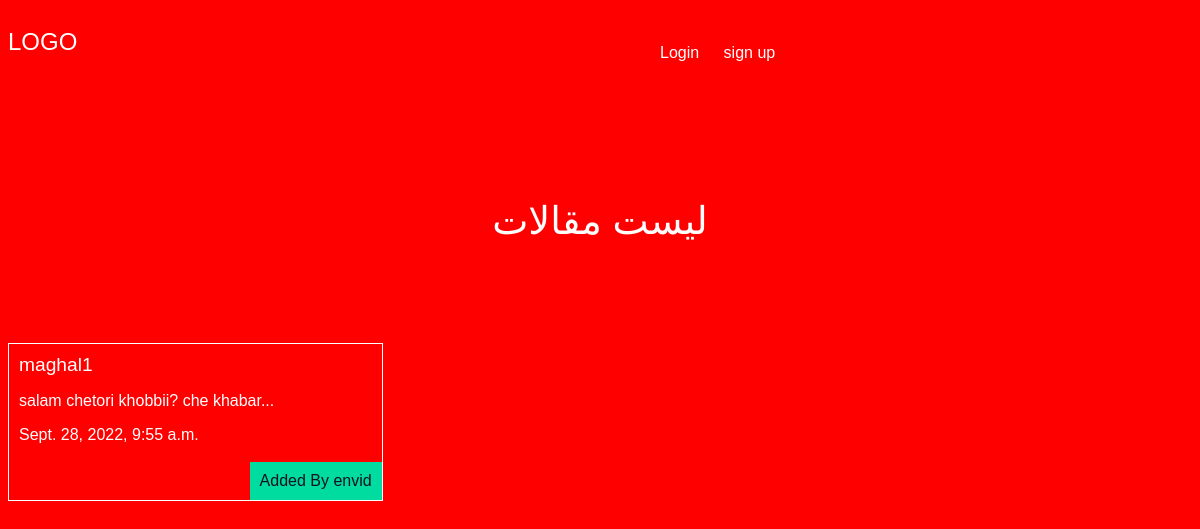
/articles/, run on an earlier commit of the app's database.
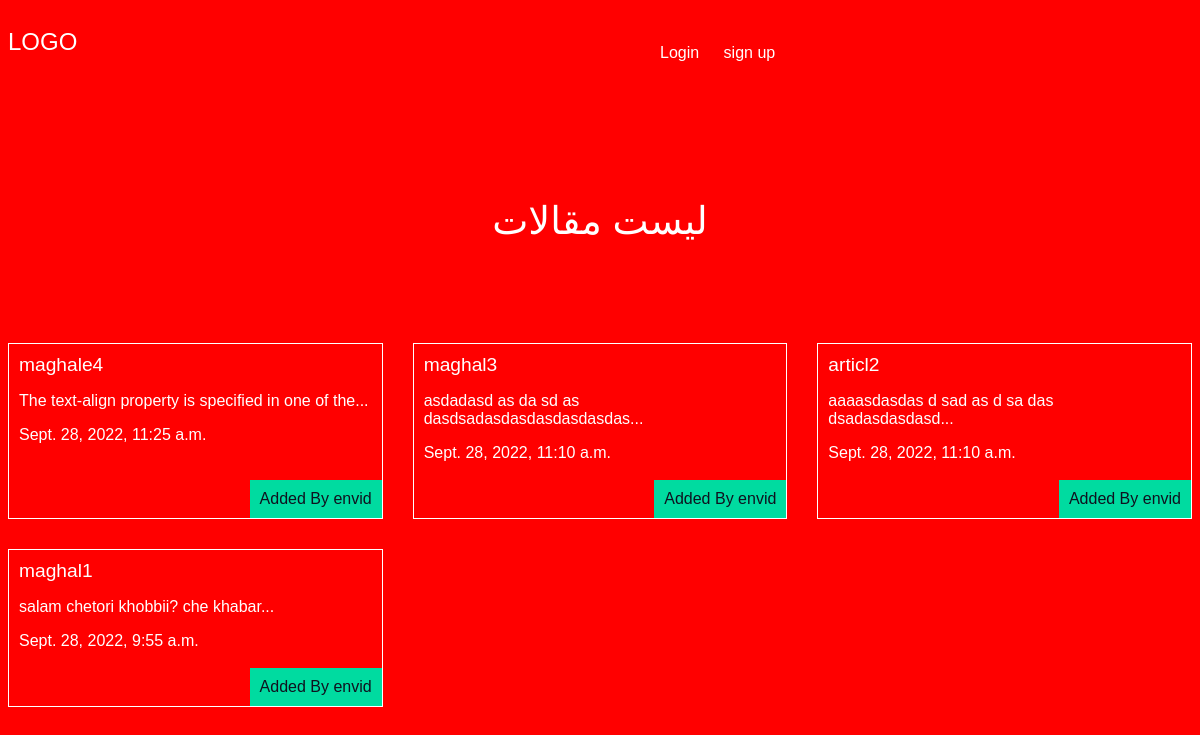
And on a later commit of the database.
### articles/models.py (models this page shows, shortened)
class articles(models.Model):
    title = models.CharField(max_length= 100)
    slug = models.SlugField()
    body = models.TextField()
    date = models.DateTimeField(auto_now_add=True)
    image = models.ImageField(default='default.jpg', blank=True)
    author = models.ForeignKey(User, default=None, on_delete=models.CASCADE)
    def snippet(self):
        return self.body[:50] + '...'

### articles/views.py (the view)
# urls.py: path("", views.articlesList, name ='list'),
def articlesList(request):
    article = models.articles.objects.all().order_by("-date")
    return render(request,"articles/tarticlesList.html", {'articles':article})

### articles/templates/articles/tarticlesList.html (shortened to what this page needs)
{% extends "base.html" %}
{% block content %}
<h1>لیست مقالات</h1>
<div class="articles">
{% for article in articles %}
    <div class="article">
        <h2><a href="{% url 'articles:details' slug=article.slug %}">{{ article.title }}</a></h2>
        <p>{{ article.snippet }}</p>
        <p>{{ article.date }}</p>
        <p class="author">Added By {{ article.author.username }}</p>
    </div>
{% endfor %}
</div>
{% endblock %}

### templates/base.html (shortened to what this page needs)
<!DOCTYPE html>
<html lang="en">
<head>
    <link rel="stylesheet" href="/static/style.css">
</head>
<body>
 <header>
     <h2><a href="{% url 'articles:list' %}">LOGO</a></h2>
<nav>
    <ul>
        {% if user.is_authenticated %}
            <li>
                <form class="logout-link" action="{% url 'accounts:logout' %}" method="POST">
                    {% csrf_token %}
                    <button type="submit">
                        logout
                    </button>
                </form>
            </li>
            <li>
                <a class="highlight" href="{% url 'articles:create' %}">Create New Article </a>
            </li>
        {% else %}
            <li>
                <a href="{% url 'accounts:login' %}">Login</a>
            </li>
            <li>
                <a href="{% url 'accounts:signup' %}">sign up</a>
            </li>
        {% endif %}
    </ul>
</nav>
 </header>
<div class="wrapper">
{% block content %}
{% endblock %}
</div>
</body>
</html>

### assets/style.css (style rules this page uses)
body { background-color: red; background-image : url(stars.jpg); background-repeat-y:no-repeat; background-attachment:fixed; color:white; font-family:arial; }
h1,h2,h3,h4,h5 { font-weight:normal; margin:0; }
a,a:hover,a:visited { color:white; text-decoration:none; }
div.wrapper h1 { text-align:center; margin:100px auto; font-size:2.4em; }
header { display:grid; grid-template-columns:1fr 1fr; padding:20px 0; }
nav li { display:inline-block; margin-left:20px; }
.articles { display:grid; grid-template-columns:1fr 1fr 1fr; grid-gap:30px; }
.article { padding:10px; border:1px solid white; position:relative; padding-bottom:40px; }
.article h2 { font-size:1.2em; }
.article .author { padding:10px; background-color:#00dba0; position:absolute; right:0; bottom:0; margin:0; color:#0f121f; }

What changed in the data, as far as the page shows it:
added articles: title "maghale4", snippet "The text-align property is specified in one of the...", date "Sept. 28, 2022, 11:25 a.m.", author.username "envid"
added articles: title "maghal3", snippet "asdadasd as da sd as dasdsadasdasdasdasdasdas...", date "Sept. 28, 2022, 11:10 a.m.", author.username "envid"
added articles: title "articl2", snippet "aaaasdasdas d sad as d sa das dsadasdasdasd...", date "Sept. 28, 2022, 11:10 a.m.", author.username "envid"
